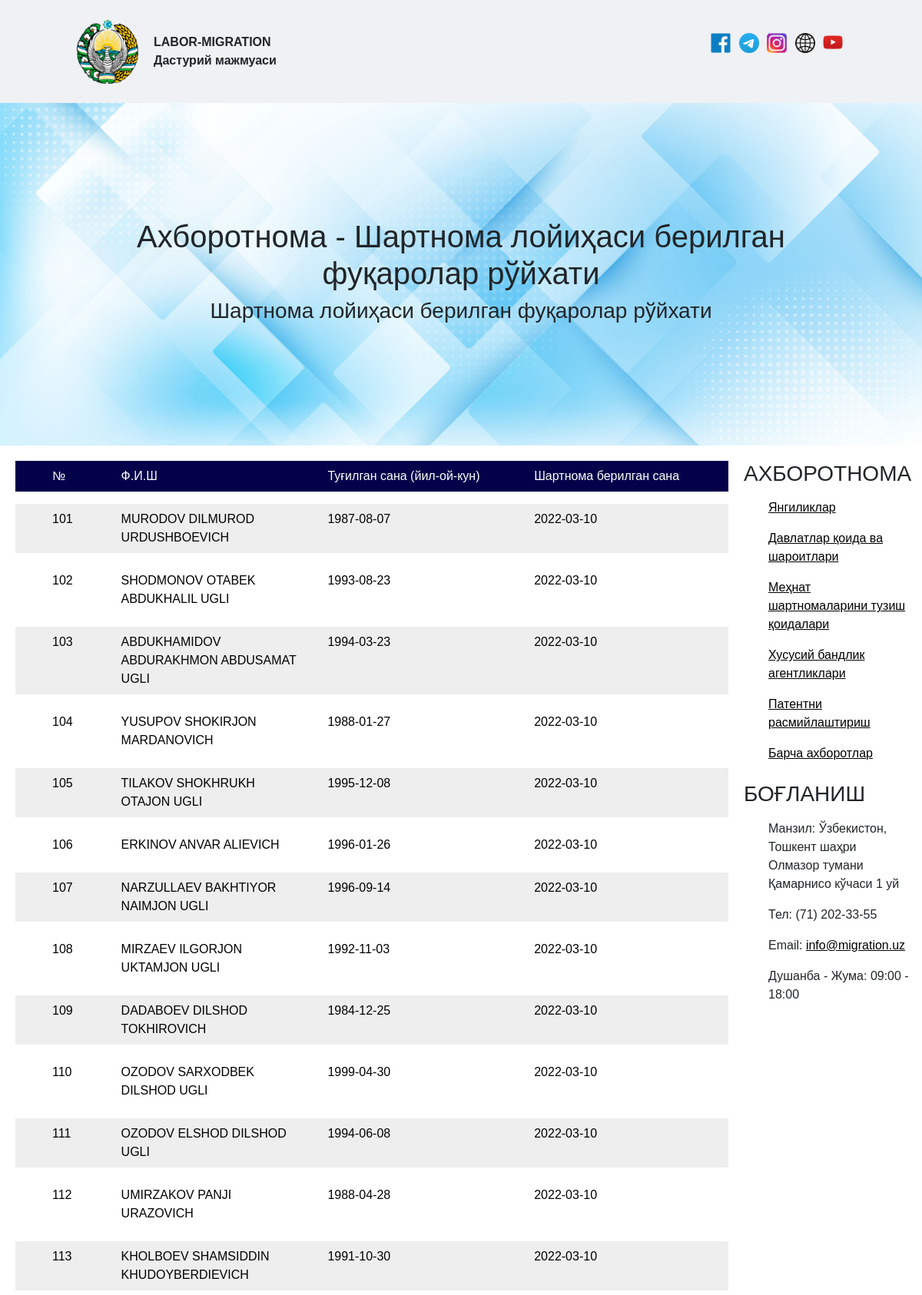
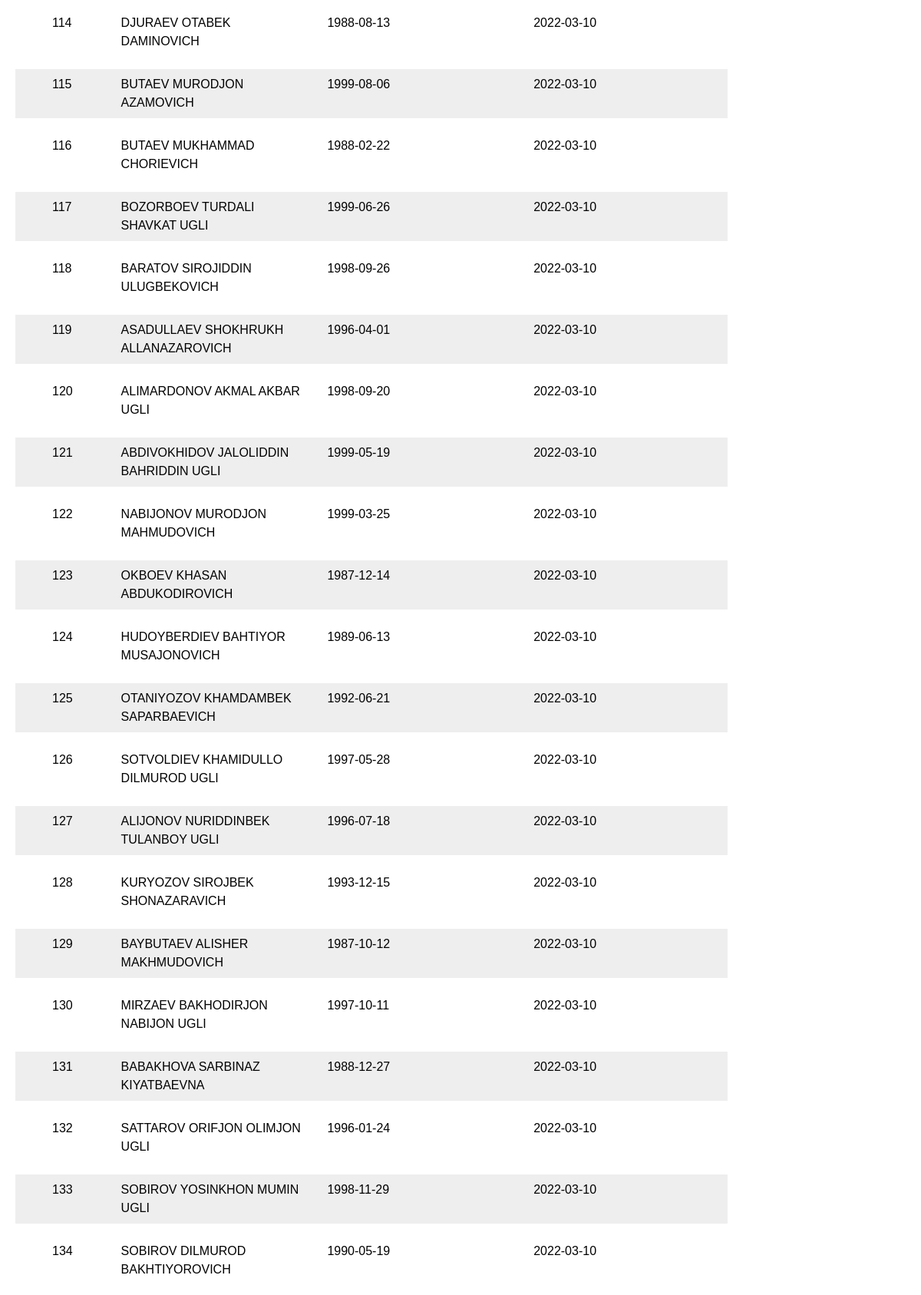
Page /3 (upper part) on the committed database (2 pictures, top to bottom).
### models.py (models this page shows)
class People(db.Model):
   id = db.Column('person_id', db.Integer, primary_key = True)
   name = db.Column("fish", db.String(255))
   birthday = db.Column("date", db.String(100))
   date_registr = db.Column("reg_date", db.String(100), default=datetime.now)

### main.py (the view)
@app.route('/', methods=['GET'], defaults={"page": 1})
@app.route('/<int:page>', methods=['GET'])
def index(page):
    page = page
    per_page = 50
    people = People.query.paginate(page,per_page,error_out=False)
    return render_template("index.html", users=people)

### templates/index.html (shortened to what this page needs)
<!DOCTYPE html>
<html lang="en">
  <head>
    <link rel="stylesheet" type="text/css" href="{{url_for('static', filename = 'css/main.css')}}" />
    <link rel="stylesheet" type="text/css" href="{{url_for('static', filename = 'css/style.css')}}" />
    <link rel="stylesheet" type="text/css" href="{{url_for('static', filename = 'css/mediaQuery.css')}}" />
    <link href="https://cdn.jsdelivr.net/npm/bootstrap@5.2.1/dist/css/bootstrap.min.css" rel="stylesheet">
  </head>
  <body>
    <header>
      <nav>
        <div id="logo">
          <img src="{{url_for('static', filename = 'images/gerb.png')}}" alt="" />
          <div>
            <b>LABOR-MIGRATION</b>
            <b>Дастурий мажмуаси</b>
          </div>
        </div>
        <div id="social">
          <ul>
            <li id="facebook"><a href=""></a></li>
            <li id="telegramm"><a href=""></a></li>
            <li id="instagram"><a href=""></a></li>
            <li id="web-sayt"><a href=""></a></li>
            <li id="youtube"><a href=""></a></li>
          </ul>
        </div>
      </nav>
    </header>
    <div id="sarlavha">
      <h1>Ахборотнома - Шартнома лойиҳаси берилган фуқаролар рўйхати</h1>
      <h3>Шартнома лойиҳаси берилган фуқаролар рўйхати</h3>
    </div>
    <section id="main">
      <div id="pagination">
        <div id="jadval">
          <ul id="jadvaltop">
            <li>№</li>
            <li>Ф.И.Ш</li>
            <li>Туғилган сана (йил-ой-кун)</li>
            <li>Шартнома берилган сана</li>
          </ul>
          {%for user in users.items%}
          <ul id="malumot">
            <li>{{user.id}}</li>
            <li>{{user.name}}</li>
            <li>{{user.birthday}}</li>
            <li>{{user.date_registr}}</li>
          </ul>
          {%endfor%}
</div>
</div>
<div id="aside">
        <div id="axborotnoma">
          <h3>АХБОРОТНОМА</h3>
          <ul>
            <li><a href="">Янгиликлар</a></li>
            <li><a href="">Давлатлар қоида ва шароитлари</a></li>
            <li><a href="">Меҳнат шартномаларини тузиш қоидалари</a></li>
            <li><a href="">Хусусий бандлик агентликлари</a></li>
            <li><a href="">Патентни расмийлаштириш</a></li>
            <li><a href="">Барча ахборотлар</a></li>
          </ul>
        </div>
        <div id="boglanish">
          <h3>БОҒЛАНИШ</h3>
          <ul>
            <li>
              Манзил: Ўзбекистон, Тошкент шаҳри Олмазор тумани Қамарнисо кўчаси
              1 уй
            </li>
            <li>Тел: (71) 202-33-55</li>
            <li>Email: <a href="">info@migration.uz</a></li>
            <li>Душанба - Жума: 09:00 - 18:00</li>
          </ul>
        </div>
      </div>
    </section>
  </body>
</html>

### static/css/main.css (style rules this page uses)
* { padding: 0; margin: 0; box-sizing: border-box; list-style: none; text-decoration: none; font-family: "Century Gothic", sans-serif; scrollbar-width: none; scroll-behavior: smooth; transition: all 0.25s; user-select: none; }
:root { --rang1: ; --rang2: ; --rang3: ; --shrift1: ; --shrift2: ; }
body { position: relative; margin: 0; }
h1, h2, h3, h4, h5, h6 { font-family: "Arial", sans-serif; }
a:link { color: black; }
li { display: inline-block; padding: 0.5em 1em; }

### static/css/style.css (style rules this page uses)
nav { display: flex; align-items: center; justify-content: space-between; padding: 25px 100px; background-color: #eff1f4; }
#logo { display: flex; gap: 20px; }
#logo > img { width: 80px; }
#logo > div { display: flex; justify-content: center; flex-direction: column; }
#social ul li { width: 30px; height: 30px; background-position: center center; background-repeat: no-repeat; background-size: 80%; background-color: transparent; }
#social #facebook { background-image: url("../icon/facebook.png"); }
#social #telegramm { background-image: url("../icon/Telegram.png"); }
#social #instagram { background-image: url("../icon/instagram.png"); }
#social #web-sayt { background-image: url("../icon/web.png"); }
#social #youtube { background-image: url("../icon/youtube.png"); }
#sarlavha { padding: 150px 100px; text-align: center; background-image: url("../images/white-and-bright-blue-squares.jpg"); background-position: center center; background-repeat: no-repeat; background-size: cover; }
#main { display: grid; grid-template-columns: 80% 20%; padding: 20px; gap: 20px; }
#jadval { margin: 0; }
#jadval #jadvaltop { display: grid; grid-template-columns: 10% 30% 30% 30%; background-color: #030149; }
#jadval #jadvaltop li { color: white; }
#jadval #malumot { display: grid; grid-template-columns: 10% 30% 30% 30%; background-color: #eee; }
#jadval #malumot:nth-child(odd) { background-color: #fff; }
#jadval #malumot li { color: black; }
#aside #axborotnoma ul, #aside #boglanish ul { display: flex; flex-direction: column; }
#aside #axborotnoma ul li, #aside #boglanish ul li { padding-left: 0; }

### rows in the picture
People: id "101", name "MURODOV DILMUROD URDUSHBOEVICH", birthday "1987-08-07", date_registr "2022-03-10"
People: id "102", name "SHODMONOV OTABEK ABDUKHALIL UGLI", birthday "1993-08-23", date_registr "2022-03-10"
People: id "103", name "ABDUKHAMIDOV ABDURAKHMON ABDUSAMAT UGLI", birthday "1994-03-23", date_registr "2022-03-10"
People: id "104", name "YUSUPOV SHOKIRJON MARDANOVICH", birthday "1988-01-27", date_registr "2022-03-10"
People: id "105", name "TILAKOV SHOKHRUKH OTAJON UGLI", birthday "1995-12-08", date_registr "2022-03-10"
People: id "106", name "ERKINOV ANVAR ALIEVICH", birthday "1996-01-26", date_registr "2022-03-10"
People: id "107", name "NARZULLAEV BAKHTIYOR NAIMJON UGLI", birthday "1996-09-14", date_registr "2022-03-10"
People: id "108", name "MIRZAEV ILGORJON UKTAMJON UGLI", birthday "1992-11-03", date_registr "2022-03-10"
People: id "109", name "DADABOEV DILSHOD TOKHIROVICH", birthday "1984-12-25", date_registr "2022-03-10"
People: id "110", name "OZODOV SARXODBEK DILSHOD UGLI", birthday "1999-04-30", date_registr "2022-03-10"
People: id "111", name "OZODOV ELSHOD DILSHOD UGLI", birthday "1994-06-08", date_registr "2022-03-10"
People: id "112", name "UMIRZAKOV PANJI URAZOVICH", birthday "1988-04-28", date_registr "2022-03-10"
People: id "113", name "KHOLBOEV SHAMSIDDIN KHUDOYBERDIEVICH", birthday "1991-10-30", date_registr "2022-03-10"
People: id "114", name "DJURAEV OTABEK DAMINOVICH", birthday "1988-08-13", date_registr "2022-03-10"
People: id "115", name "BUTAEV MURODJON AZAMOVICH", birthday "1999-08-06", date_registr "2022-03-10"
People: id "116", name "BUTAEV MUKHAMMAD CHORIEVICH", birthday "1988-02-22", date_registr "2022-03-10"
People: id "117", name "BOZORBOEV TURDALI SHAVKAT UGLI", birthday "1999-06-26", date_registr "2022-03-10"
People: id "118", name "BARATOV SIROJIDDIN ULUGBEKOVICH", birthday "1998-09-26", date_registr "2022-03-10"
People: id "119", name "ASADULLAEV SHOKHRUKH ALLANAZAROVICH", birthday "1996-04-01", date_registr "2022-03-10"
People: id "120", name "ALIMARDONOV AKMAL AKBAR UGLI", birthday "1998-09-20", date_registr "2022-03-10"
People: id "121", name "ABDIVOKHIDOV JALOLIDDIN BAHRIDDIN UGLI", birthday "1999-05-19", date_registr "2022-03-10"
People: id "122", name "NABIJONOV MURODJON MAHMUDOVICH", birthday "1999-03-25", date_registr "2022-03-10"
People: id "123", name "OKBOEV KHASAN ABDUKODIROVICH", birthday "1987-12-14", date_registr "2022-03-10"
People: id "124", name "HUDOYBERDIEV BAHTIYOR MUSAJONOVICH", birthday "1989-06-13", date_registr "2022-03-10"
People: id "125", name "OTANIYOZOV KHAMDAMBEK SAPARBAEVICH", birthday "1992-06-21", date_registr "2022-03-10"
People: id "126", name "SOTVOLDIEV KHAMIDULLO DILMUROD UGLI", birthday "1997-05-28", date_registr "2022-03-10"
People: id "127", name "ALIJONOV NURIDDINBEK TULANBOY UGLI", birthday "1996-07-18", date_registr "2022-03-10"
People: id "128", name "KURYOZOV SIROJBEK SHONAZARAVICH", birthday "1993-12-15", date_registr "2022-03-10"
People: id "129", name "BAYBUTAEV ALISHER MAKHMUDOVICH", birthday "1987-10-12", date_registr "2022-03-10"
People: id "130", name "MIRZAEV BAKHODIRJON NABIJON UGLI", birthday "1997-10-11", date_registr "2022-03-10"
People: id "131", name "BABAKHOVA SARBINAZ KIYATBAEVNA", birthday "1988-12-27", date_registr "2022-03-10"
People: id "132", name "SATTAROV ORIFJON OLIMJON UGLI", birthday "1996-01-24", date_registr "2022-03-10"
People: id "133", name "SOBIROV YOSINKHON MUMIN UGLI", birthday "1998-11-29", date_registr "2022-03-10"
People: id "134", name "SOBIROV DILMUROD BAKHTIYOROVICH", birthday "1990-05-19", date_registr "2022-03-10"
